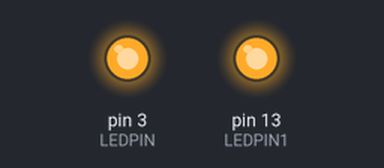
Bench run of a sketch on a simulated Arduino Uno, built with avr-gcc and run on an emulated ATmega328P. Parts: output pins drawn as LEDs (lit = HIGH).

Above: at 0.6 s.
At 2.55 s:
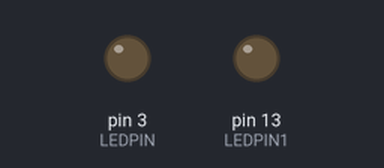
Timing chart, 0 to 3.0 s (numbered marks = the images above):
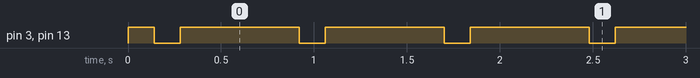

Measured:
- by itself, pin 3 (LEDPIN), pin 13 (LEDPIN1): repeats every 0.78 s: LOW 0.14 s, HIGH 0.64 s

The sketch:

final.ino
```cpp
int LEDPIN = 3;
int LEDPIN1 = 13;

void setup(){
    pinMode(LEDPIN, OUTPUT);
    pinMode(LEDPIN1, OUTPUT);

}

void loop() {
  // put your main code here, to run repeatedly:
    digitalWrite(LEDPIN, HIGH);
    digitalWrite(LEDPIN1, HIGH);
    delay(140);
    digitalWrite(LEDPIN1,LOW);
    digitalWrite(LEDPIN, LOW);
    delay(140);
    digitalWrite(LEDPIN, HIGH);
    digitalWrite(LEDPIN1, HIGH);
    delay(500);


    }
```
